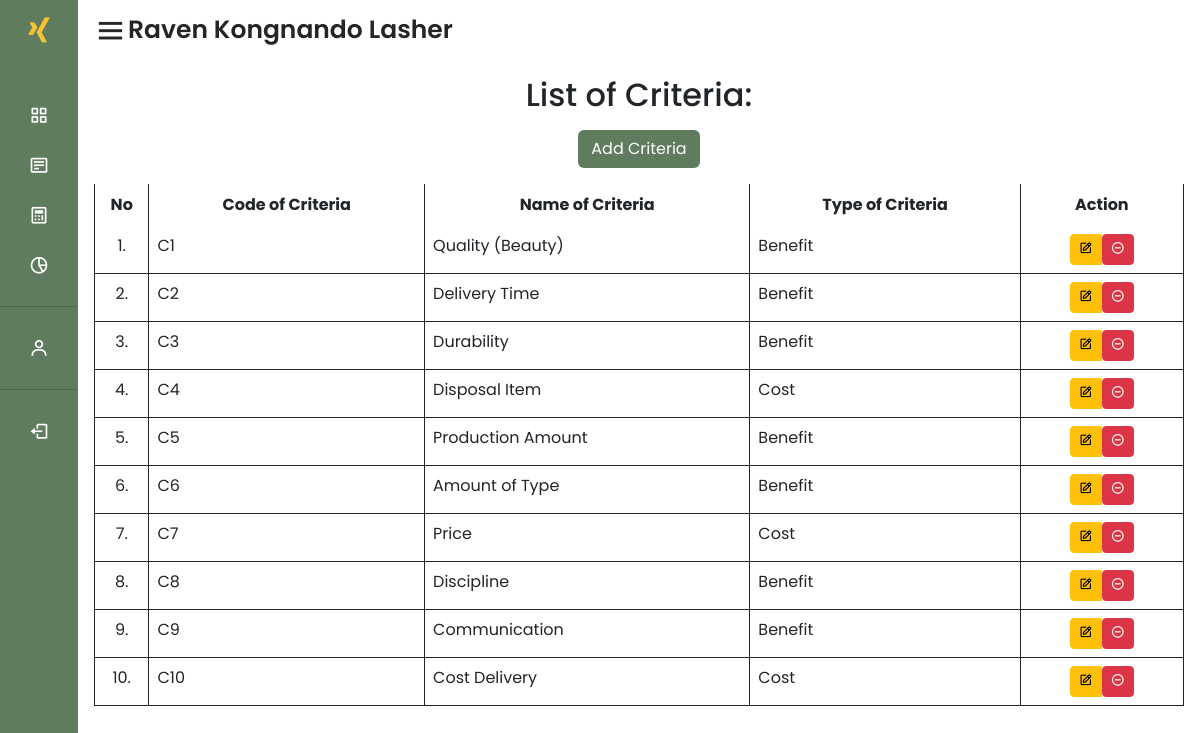
/kriteria/ (signed in), run on the app's committed database.
### BWM_MARCOS/models.py (models this page shows, shortened)
class Kriteria(models.Model):
     user = models.ForeignKey(User, on_delete=models.CASCADE)
     kode_kriteria = models.CharField(max_length=255)
     user_specific_kode_kriteria = models.CharField(max_length=255, unique=True, editable=False)
     nama_kriteria = models.CharField(max_length=255)
     jenis_kriteria = models.CharField(max_length=255)

### BWM_MARCOS/views.py (the view)
# urls.py: path('kriteria/', views.view_kriteria, name='view_kriteria'),
@login_required(login_url='/login')
def view_kriteria(request):
     kriteria_list = Kriteria.objects.filter(user=request.user)
     return render(request, 'inner/BWM-MARCOS/kriteria/index.html', {'title':'List of Criteria Page', 'kriteria_list': kriteria_list})

### templates/inner/BWM-MARCOS/kriteria/index.html (shortened to what this page needs)
{% extends 'layout/main.html' %}
{% block content %}
<h2 class="text-center">List of Criteria:</h2>
<div class="text-center">
     <a class="btn dustyGreen text-white mt-2" href="{% url 'create-kriteria' %}">
          Add Criteria
     </a>
</div>
{% if kriteria_list %}
<div class="card-body mt-3">
     <div class="table-responsive">
          <table class="table table-bordered" id="dataTable" width="100%" cellspacing="0">
               <thead class="text-white">
                    <tr align="center">
                         <th width="5%">No</th>
                         <th>Code of Criteria</th>
                         <th>Name of Criteria</th>
                         <th>Type of Criteria</th>
                         <th width="15%">Action</th>
                    </tr>
               </thead>
               <tbody>
                    {% if kriteria_list %}
                    {% for kriteria in kriteria_list %}
                    <tr align="m-1">
                         <td class="text-center">{{ forloop.counter }}.</td>
                         <td>{{ kriteria.kode_kriteria }}</td>
                         <td>{{ kriteria.nama_kriteria }}</td>
                         <td>{{ kriteria.jenis_kriteria }}</td>
                         <td align="center">
                              <div class="btn-group" role="group">
                                   <a data-toggle="tooltip" data-placement="bottom" title="Edit Data"
                                        href="{% url 'edit-kriteria' kriteria.id%}" class="btn btn-warning btn-sm"><i
                                             class="bx bx-edit"></i></a>
                                   <form method="post" action="{% url 'delete-kriteria' kriteria.id %}"
                                        style="display: inline;">
                                        <button type="submit" class="btn btn-danger btn-sm"
                                             onclick="return confirm ('Are you sure want to delete this data ?')"><i
                                                  class='bx bx-minus-circle'></i></button>
                                   </form>
                              </div>
                         </td>
                    </tr>
                    {% endfor %}
                    {% endif %}
               </tbody>
          </table>
     </div>
</div>
{% else %}
<h5 class="text-center mt-5">There's no data criteria, you must add a new criteria</h5>
{% endif %}
{% endblock %}

### static/css/styles.css (style rules this page uses)
* { font-family: 'Poppins', sans-serif; margin : 0; padding : 0; box-sizing : border-box; list-style : none; text-decoration: none; }
a { text-decoration: none !important; }
:root { --color_Dark1 : #1e1e1e; --color_Dark2 : #252527; --color_Light1 : #dfdfdf; --color_White : #ffffff; --color_Gold : #f8c331; --color_SoftGreen : #99b699; --color_DustyGreen : #5f7c5e; }
.dustyGreen { background : var(--color_DustyGreen) !important; }
.table-responsive { display: block; width: 100%; overflow-x: auto; -webkit-overflow-scrolling: toucfh; }
.table-responsive > .table-bordered { border: 0; }
.table-responsive thead { background-color: var(--color_DustyGreen) !important; }

### data on the page
Kriteria: kode_kriteria "C1", nama_kriteria "Quality (Beauty)", jenis_kriteria "Benefit"
Kriteria: kode_kriteria "C2", nama_kriteria "Delivery Time", jenis_kriteria "Benefit"
Kriteria: kode_kriteria "C3", nama_kriteria "Durability", jenis_kriteria "Benefit"
Kriteria: kode_kriteria "C4", nama_kriteria "Disposal Item", jenis_kriteria "Cost"
Kriteria: kode_kriteria "C5", nama_kriteria "Production Amount", jenis_kriteria "Benefit"
Kriteria: kode_kriteria "C6", nama_kriteria "Amount of Type", jenis_kriteria "Benefit"
Kriteria: kode_kriteria "C7", nama_kriteria "Price", jenis_kriteria "Cost"
Kriteria: kode_kriteria "C8", nama_kriteria "Discipline", jenis_kriteria "Benefit"
Kriteria: kode_kriteria "C9", nama_kriteria "Communication", jenis_kriteria "Benefit"
Kriteria: kode_kriteria "C10", nama_kriteria "Cost Delivery", jenis_kriteria "Cost"
